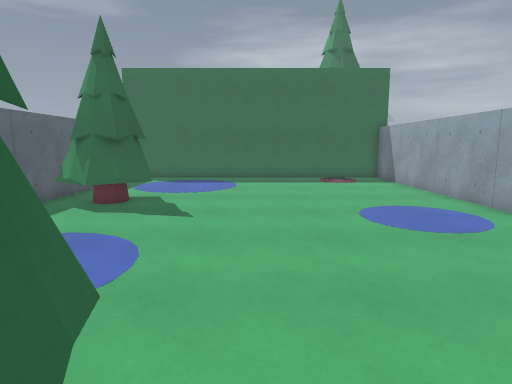
[1] (above)

12 first-person views from a walk through a level from a Godot 3-D game. The camera is 1.4 m above the floor, tilts 8° down and sees 75° across. The floor is counted in squares, 0.69 m on a side. Each view is taken from the middle of a square. On the plan, view 1 faces up. The plan holds only what a view shows up to about 18 squares ahead; the rest is blank. The place goes on beyond the plan. Characters and animated objects are left out. Surface patterns are stand-ins for the level's own textures.

[2]
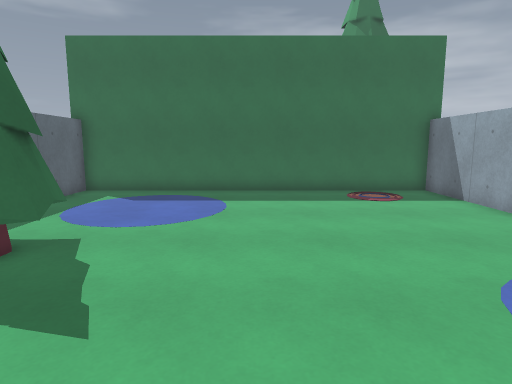

[3]
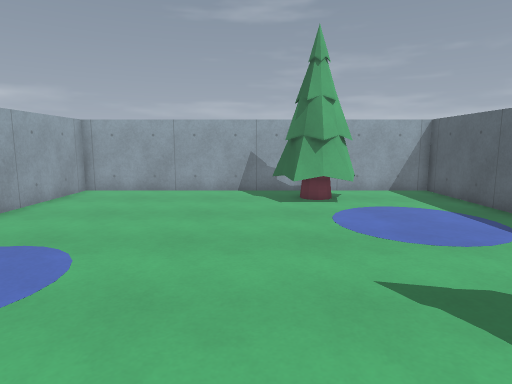

[4]
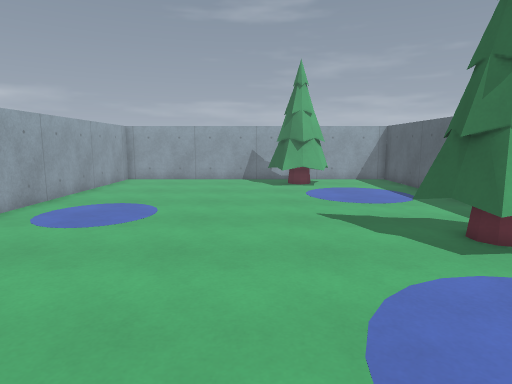

[5]
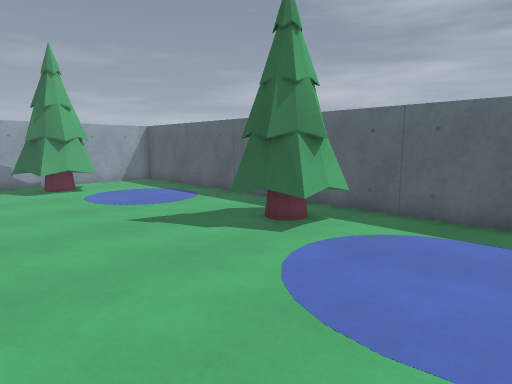

[6]
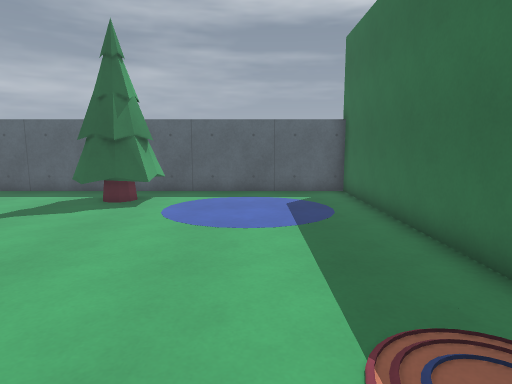

[7]
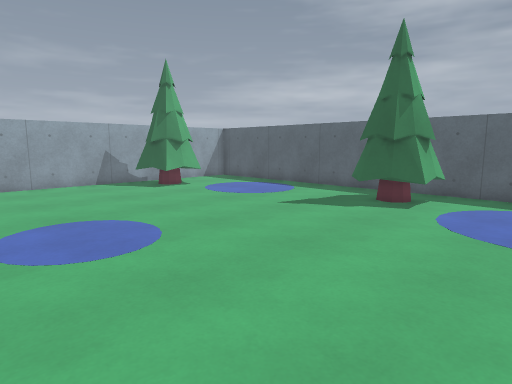

[8]
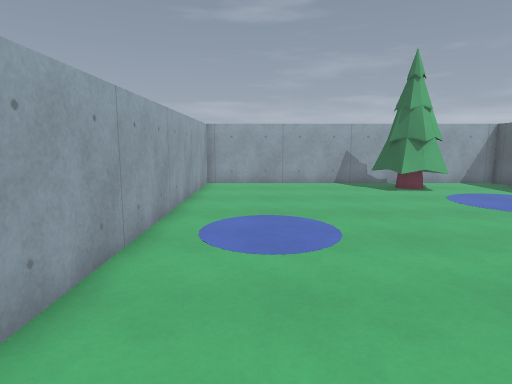

[9]
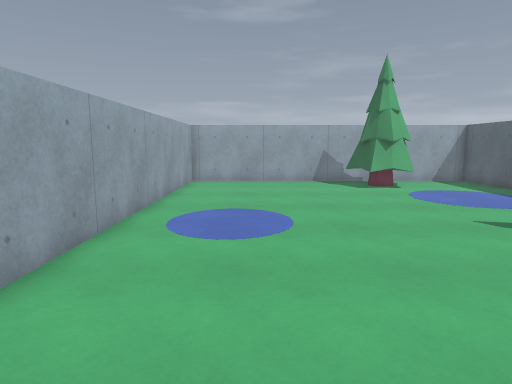

[10]
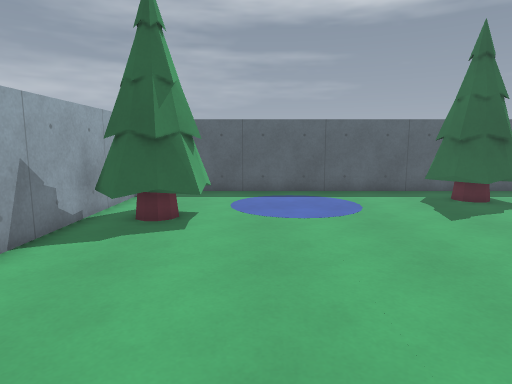

[11]
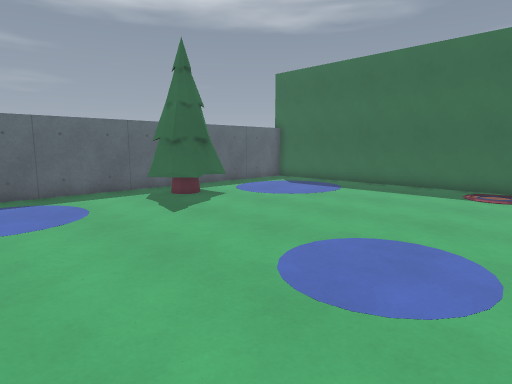

[12]
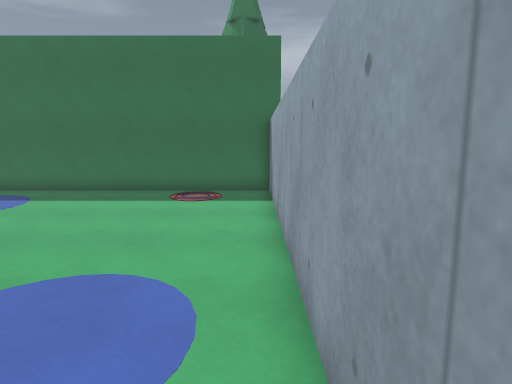

### Floor plan
Points are (right, up) in squares from view 1. A wall is a line through its corners. A room is listed if a view was taken in it or the views show most of it. See-through windows are left out.
Room 1 (views 1, 2, 3, 4, 5, 6, 7, 8, 9, 10, 11, 12)
walls: (-4.1, 11.4) (-4.5, 11.1) (-5.2, 10.9) (-5.6, 11); (-4.2, 11.7) (-4.4, 11.1); (-3.9, 12.4) (-3.7, 11.5) (-5.1, 10.3); (-4.6, 10.8) (-5.3, 10.4) (-6.5, 11.2); (-4.2, 12.1) (-4.1, 11.4) (-4.3, 11.2); (-4.1, 12.3) (-4.3, 11.6); (-4.7, 11) (-5.3, 10.6) (-6, 11.1); (-4.2, 12.4) (-4, 11.6); (-5.2, 10.9) (-6.1, 11) (-6.8, 11.5); (-4.7, 12.9) (-4.2, 12.5); (-5, 12.9) (-4.6, 12.9) (-4.2, 12.3) (-4.2, 11.6) (-4.4, 11.3); (-5.2, 13.1) (-4.5, 13.1) (-4.2, 12.5); (-6, 11.2) (-6.5, 11.6); (-5.4, 13.1) (-4.6, 12.8); (-5.3, 13.4) (-4.3, 13.3) (-3.9, 12.3); (-5.9, 13.1) (-5.1, 13.1) (-4.5, 12.8); (-6.3, 13.3) (-5.2, 13.4); (-2.4, 2.6) (-1.4, 2.5) (-1.1, 1.7); (-1.7, 2.1) (-1.1, 1.6) (-1.3, 0.8); (-1.5, 2) (-1.3, 1.6); (-1.1, 1.6) (-1.1, 1.1) (-1.5, 0.5); (-3, 2) (-2.5, 2.3) (-1.6, 2) (-1.3, 1.7) (-1.3, 1.1); (-1, 1.5) (-0.8, 0.7); (-1.2, 1.4) (-1.1, 0.9) (-1.3, 0.5); (-3.3, 1.7) (-3.1, 2.3) (-2.5, 2.3) (-1.5, 2.3); (-3.5, 1.6) (-3, 2.1); (-3.6, 1.6) (-3.3, 2.5) (-2.5, 2.6); (-1.3, 0.9) (-1.6, 0); (-3.4, 1.4) (-2.8, 2.2) (-2.3, 2.4) (-1.7, 2); (-1, 0.7) (-1.6, 0.2); (-7.6, -0.8) (7.6, -0.8) (7.6, 20.9) (-7.6, 20.9) (-7.6, -0.8)
low walls: (-3.6, 12) (-3.4, 11.4); (-4.7, 12.4) (-4.7, 11.6) (-5.3, 11.4); (-5.3, 12.6) (-4.9, 12.4); (-0.8, 0.7) (-1.9, -0.2)

Where each view was taken, in squares from view 1:
view 1: 0 up, 0 right, facing up
view 2: 6 up, 0 right, facing up
view 3: 14 up, 0 right, facing down
view 4: 19 up, 0 right, facing down
view 5: 18 up, 2 right, facing down-left
view 6: 17 up, 7 right, facing left
view 7: 17 up, 7 right, facing down-left
view 8: 17 up, 5 right, facing down
view 9: 18 up, 4 right, facing down
view 10: 4 up, 7 right, facing left
view 11: 4 up, 7 right, facing up-left
view 12: 6 up, 7 right, facing up
